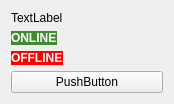
<?xml version="1.0" encoding="UTF-8"?>
<ui version="4.0">
 <class>Widget</class>
 <widget class="QWidget" name="Widget">
  <property name="geometry">
   <rect>
    <x>0</x>
    <y>0</y>
    <width>174</width>
    <height>98</height>
   </rect>
  </property>
  <property name="windowTitle">
   <string>QtIPServer</string>
  </property>
  <layout class="QVBoxLayout" name="verticalLayout">
   <item>
    <widget class="QLabel" name="label">
     <property name="text">
      <string>TextLabel</string>
     </property>
    </widget>
   </item>
   <item>
    <widget class="QLabel" name="labelOnline">
     <property name="text">
      <string>&lt;html&gt;&lt;head/&gt;&lt;body&gt;&lt;p&gt;&lt;span style=&quot; font-weight:600; background-color:#3e8c2d;color:white;padding:14px&quot;&gt;ONLINE&lt;/span&gt;&lt;/p&gt;&lt;/body&gt;&lt;/html&gt;</string>
     </property>
    </widget>
   </item>
   <item>
    <widget class="QLabel" name="labelOffline">
     <property name="text">
      <string>&lt;html&gt;&lt;head/&gt;&lt;body&gt;&lt;p&gt;&lt;span style=&quot; font-weight:600; background-color:red;color:white;padding:14px&quot;&gt;OFFLINE&lt;/span&gt;&lt;/p&gt;&lt;/body&gt;&lt;/html&gt;</string>
     </property>
    </widget>
   </item>
   <item>
    <widget class="QPushButton" name="pushButton">
     <property name="text">
      <string>PushButton</string>
     </property>
    </widget>
   </item>
  </layout>
 </widget>
 <layoutdefault spacing="6" margin="11"/>
 <resources/>
 <connections/>
</ui>
